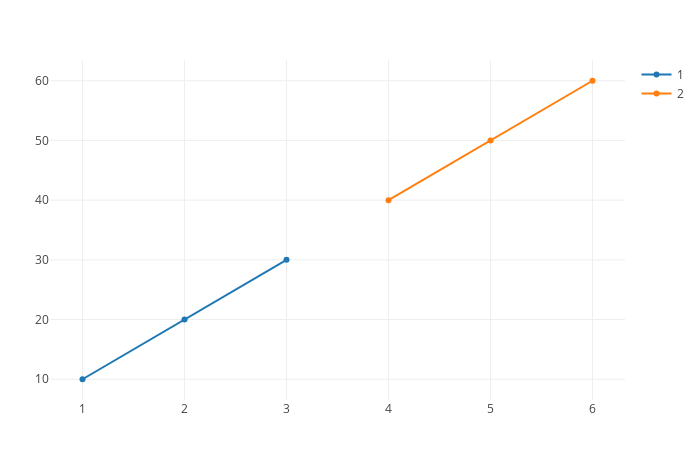

Notebook code for this chart:
### Code cell
plot_x_y(([1, 2, 3], [4, 5, 6]), (y_1, y_2))

### Figure 1 — Plotly figure (JSON) as saved in the notebook; plotly's stock layout.template omitted (floating-point values rounded to 4 significant figures)
{"data": [{"name": "1", "type": "scatter", "x": [1, 2, 3], "y": [10, 20, 30]}, {"name": "2", "type": "scatter", "x": [4, 5, 6], "y": [40, 50, 60]}], "layout": {"autosize": false, "height": 450, "margin": {"b": 50, "l": 50, "r": 50, "t": 60}, "templateaa": "plotly_white", "width": 700, "xaxis": {"autorange": true, "range": [0.6813, 6.319], "type": "linear"}, "yaxis": {"autorange": true, "range": [6.524, 63.48], "type": "linear"}}}
